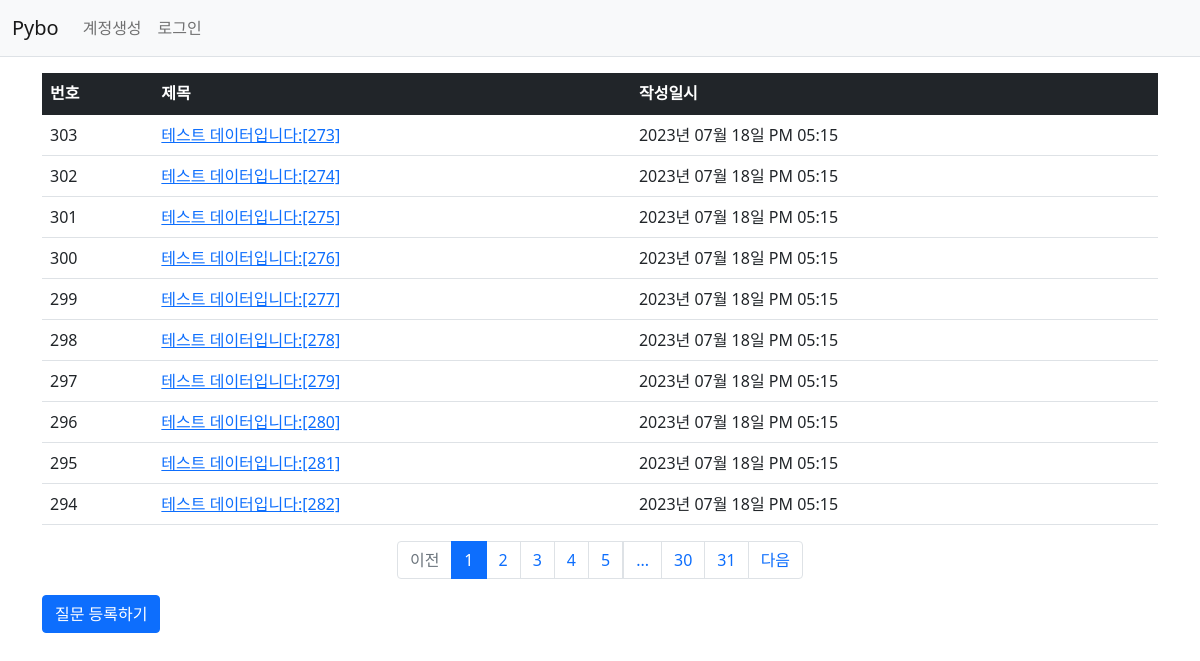
Page /quesition/list/ on the committed database.
### pybo/models.py (models this page shows)
class Question(db.Model):
    id = db.Column(db.Integer, primary_key=True)
    subject = db.Column(db.String(200), nullable=False)
    content = db.Column(db.Text(), nullable=False)
    create_date = db.Column(db.DateTime(), nullable=False)

### pybo/views/question_views.py (the view)
@bp.route('/list/')
def _list():
  page = request.args.get('page', type=int, default=1)
  question_list = Question.query.order_by(Question.create_date.desc())
  question_list = question_list.paginate(page=page, per_page=10)
  return render_template('question/question_list.html', question_list=question_list)

### pybo/filter.py (called while the page is built)
def format_datetime(value, fmt = '%Y년 %m월 %d일 %p %I:%M'):
  return value.strftime(fmt)

### pybo/templates/question/question_list.html (shortened to what this page needs)
{% extends 'base.html' %}
{% block content %}
<div class="container my-3">
    <table class="table">
        <thead>
        <tr class="table-dark">
            <th>번호</th>
            <th>제목</th>
            <th>작성일시</th>
        </tr>
        </thead>
        <tbody>
        {% if question_list %}
        {% for question in question_list.items %}
        <tr>
            <td>{{ question_list.total - ((question_list.page-1) * question_list.per_page) - loop.index0 }}</td>
            <td>
                <a href="{{ url_for('question.detail', question_id=question.id) }}">{{ question.subject }}</a>
            </td>
            <td>{{ question.create_date|datetime}}</td>
        </tr>
        {% endfor %}
        {% else %}
        <tr>
            <td colspan="3">질문이 없습니다.</td>
        </tr>
        {% endif %}
        </tbody>
    </table>
    <ul class="pagination justify-content-center">
        {% if question_list.has_prev %}
        <li class="page-item">
            <a class="page-link" href="?page={{ question_list.prev_num }}">이전</a>
        </li>
        {% else %}
        <li class="page-item disabled">
            <a class="page-link" tabindex="-1" aria-disabled="true" href="javascript:void(0)">이전</a>
        </li>
        {% endif %}
        {% for page_num in question_list.iter_pages() %}
        {% if page_num %}
        {% if page_num != question_list.page %}
        <li class="page-item">
            <a class="page-link" href="?page={{ page_num }}">{{ page_num }}</a>
        </li>
        {% else %}
        <li class="page-item active" aria-current="page">
            <a class="page-link" href="javascript:void(0)">{{ page_num }}</a>
        </li>
        {% endif %}
        {% else %}
        <li class="disabled">
            <a class="page-link" href="javascript:void(0)">...</a>
        </li>
        {% endif %}
        {% endfor %}
        {% if question_list.has_next %}
        <li class="page-item">
            <a class="page-link" href="?page={{ question_list.next_num }}">다음</a>
        </li>
        {% else %}
        <li class="page-item disabled">
            <a class="page-link" tabindex="-1" aria-disabled="true" href="javascript:void(0)">다음</a>
        </li>
        {% endif %}
    </ul>
    <a href="{{ url_for('question.create') }}" class="btn btn-primary">질문 등록하기</a>
</div>
{% endblock %}

### pybo/templates/base.html (shortened to what this page needs)
<!doctype html>
<html lang="ko">
<head>
    <link rel="stylesheet" href="{{ url_for('static', filename='bootstrap.min.css') }}">
    <link rel="stylesheet" href="{{ url_for('static', filename='style.css') }}">
</head>
<body>
{% include "navbar.html" %}
{% block content %}
{% endblock %}
</body>
</html>

### pybo/templates/navbar.html (shortened to what this page needs)
<nav class="navbar navbar-expand-lg navbar-light bg-light border-bottom">
  <div class="container-fluid">
      <a class="navbar-brand" href="{{ url_for('main.index') }}">Pybo</a>
      <div class="collapse navbar-collapse" id="navbarSupportedContent">
          <ul class="navbar-nav me-auto mb-2 mb-lg-0">
              <li class="nav-item">
                  <a class="nav-link" href="#">계정생성</a>
              </li>
              <li class="nav-item">
                  <a class="nav-link" href="#">로그인</a>
              </li>
          </ul>
      </div>
  </div>
</nav>

### rows in the picture
Question: total "303", subject "테스트 데이터입니다:[273]", create_date "2023년 07월 18일 PM 05:15"
Question: total "302", subject "테스트 데이터입니다:[274]", create_date "2023년 07월 18일 PM 05:15"
Question: total "301", subject "테스트 데이터입니다:[275]", create_date "2023년 07월 18일 PM 05:15"
Question: total "300", subject "테스트 데이터입니다:[276]", create_date "2023년 07월 18일 PM 05:15"
Question: total "299", subject "테스트 데이터입니다:[277]", create_date "2023년 07월 18일 PM 05:15"
Question: total "298", subject "테스트 데이터입니다:[278]", create_date "2023년 07월 18일 PM 05:15"
Question: total "297", subject "테스트 데이터입니다:[279]", create_date "2023년 07월 18일 PM 05:15"
Question: total "296", subject "테스트 데이터입니다:[280]", create_date "2023년 07월 18일 PM 05:15"
Question: total "295", subject "테스트 데이터입니다:[281]", create_date "2023년 07월 18일 PM 05:15"
Question: total "294", subject "테스트 데이터입니다:[282]", create_date "2023년 07월 18일 PM 05:15"

### other values in the picture
{{ page_num }} "1"
{{ page_num }} "2" "3" "4" "5" "30" "31"
